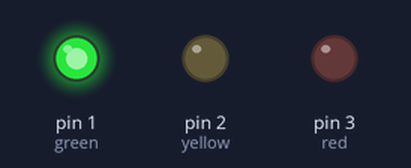
This sketch was run on a simulated Arduino Uno, built with avr-gcc and run on an emulated ATmega328P. On the bench: output pins drawn as LEDs (lit = HIGH).

Above: at 1.0 s.
At 3.12 s:
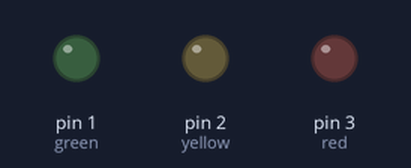
At 5.0 s:
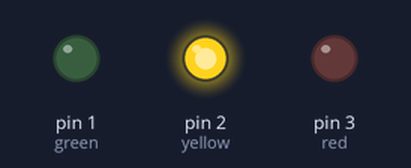
At 7.0 s:
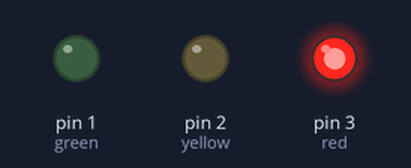
Timing chart, 0 to 10.4 s (numbered marks = the images above):
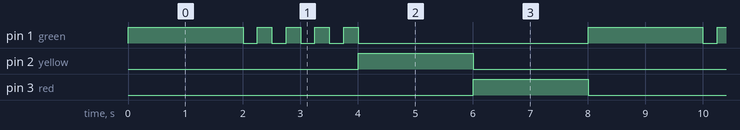

The sketch:

Traffic_Light.ino
```cpp
int green = 1;
int yellow = 2;
int red = 3;

void setup() {
  pinMode(green, OUTPUT);
  pinMode(yellow, OUTPUT);
  pinMode(red, OUTPUT);
}

void blinking(int led) {
  for (int i = 0; i < 4; i++) {
    digitalWrite(led, LOW);
    delay(250);
    digitalWrite(led, HIGH);
    delay(250);
  }
}

void turnOn(int led, bool blink){
  digitalWrite(led, HIGH);
  delay(2000);
  if (blink) {
    blinking(led);
  }
  digitalWrite(led, LOW);
}

void loop() {
  turnOn(green, true);
  turnOn(yellow, false);
  turnOn(red, false);
}
```

Measured:
- by itself, pin 1 (green): repeats every 8.0 s: 4 × (LOW 0.25 s, HIGH 0.25 s), LOW 4.0 s, HIGH 2.0 s
- by itself, pin 2 (yellow), pin 3 (red): alternates HIGH for 2.0 s and LOW for 6.0 s
- by itself, everything shown: repeats every 8.0 s, in 12 steps
